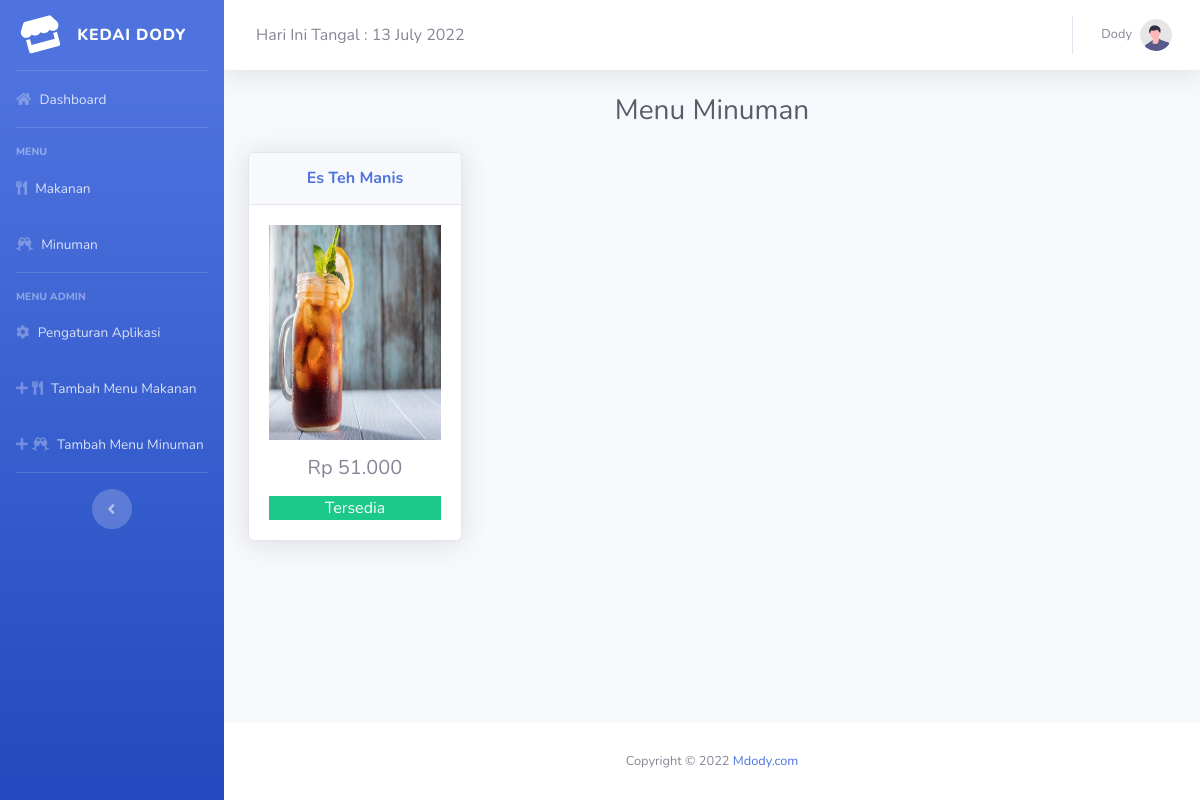
/menu-minuman.php (signed in), run on the app's committed database.
### tables this page shows
CREATE TABLE `pengaturan` (
  `id_pengaturan` int(2) NOT NULL,
  `nama_kedai` varchar(50) NOT NULL
);

CREATE TABLE `pengguna` (
  `id_pengguna` int(2) NOT NULL,
  `username` varchar(12) NOT NULL,
  `password` varchar(32) NOT NULL,
  `nama` varchar(20) NOT NULL
);

CREATE TABLE `menu_minuman` (
  `id_minuman` int(3) NOT NULL,
  `nama_minuman` varchar(50) NOT NULL,
  `harga_minuman` int(9) NOT NULL,
  `status_minuman` varchar(14) NOT NULL,
  `nama_gambar_minuman` varchar(50) NOT NULL
);

### functions.php (called while the page is built, shortened)
<?php
require('config.php');
$ambil_id_user = isset($_SESSION['login']);
$get_table_data_user = mysqli_query($conn, "SELECT * FROM pengguna WHERE id_pengguna='$ambil_id_user'");
$get_field_data_user = mysqli_fetch_assoc($get_table_data_user);
$get_table_menu_minuman = mysqli_query($conn, "SELECT * FROM menu_minuman");
$get_table_pengaturan = mysqli_query($conn, "SELECT * FROM pengaturan");
$get_field_pengaturan = mysqli_fetch_assoc($get_table_pengaturan);

### menu-minuman.php (the view, shortened to what this page needs)
<?php
require('functions.php');
?>
<!DOCTYPE html>
<html lang="en">
<head>
    <link href="vendor/fontawesome-free/css/all.min.css" rel="stylesheet" type="text/css">
    <link href="css/sb-admin-2.min.css" rel="stylesheet">
</head>
<body id="page-top">
    <div id="wrapper">
        <?php include('template/sidebar.php'); ?>
        <div id="content-wrapper" class="d-flex flex-column">
            <div id="content">
                <?php include('template/topbar.php'); ?>
                <div class="container-fluid">
                    <h1 class="h3 mb-4 text-gray-800 text-center">Menu Minuman</h1>
                    <div class="row">
                        <?php foreach ($get_table_menu_minuman as $row_data_minuman) { ?>
                            <div class="col-lg-3 col-md-3">
                                <div class="card shadow mb-4">
                                    <div class="card-header py-3">
                                        <h6 class="m-0 font-weight-bold text-primary text-center"><?php echo $row_data_minuman['nama_minuman']; ?></h6>
                                    </div>
                                    <div class="card-body">
                                        <img width="382px" height="215px" style="width: 100% ;" src="img/menu/minuman/<?php echo $row_data_minuman['nama_gambar_minuman']; ?>">
                                        <h5 class="text-center mt-3 mb-0"><?php echo "Rp " . number_format($row_data_minuman['harga_minuman'], 0, ",", "."); ?></h5>
                                        <?php if ($row_data_minuman['status_minuman'] == "Tersedia") { ?>
                                            <p class="text-center mt-3 mb-0 bg-success text-white"><?php echo $row_data_minuman['status_minuman']; ?></p>
                                        <?php } else { ?>
                                            <p class="text-center mt-3 mb-0 bg-danger text-white"><?php echo $row_data_minuman['status_minuman']; ?></p>
                                        <?php } ?>
                                    </div>
                                </div>
                            </div>
                        <?php } ?>
                    </div>
                </div>
            </div>
            <?php include('template/footer.php'); ?>
</body>
</html>

### template/sidebar.php
<ul class="navbar-nav bg-gradient-primary sidebar sidebar-dark accordion" id="accordionSidebar">
    <a class="sidebar-brand d-flex align-items-center justify-content-center" href="index.php">
        <div class="sidebar-brand-icon rotate-n-15">
            <i class="fas fa-store"></i>
        </div>
        <div class="sidebar-brand-text mx-3"><?php echo $get_field_pengaturan['nama_kedai']; ?></div>
    </a>
    <hr class="sidebar-divider my-0">
    <li class="nav-item">
        <a class="nav-link" href="index.php">
            <i class="fas fa-home"></i>
            <span>Dashboard</span></a>
    </li>
    <hr class="sidebar-divider">
    <div class="sidebar-heading">
        Menu
    </div>
    <li class="nav-item">
        <a class="nav-link" href="menu-makanan.php">
            <i class="fas fa-utensils"></i>
            <span>Makanan</span></a>
    </li>
    <li class="nav-item">
        <a class="nav-link" href="menu-minuman.php">
            <i class="fas fa-glass-cheers"></i>
            <span>Minuman</span></a>
    </li>
    <hr class="sidebar-divider">
    <?php
    if (isset($_SESSION['login'])) {
    ?>
        <div class="sidebar-heading">
            Menu Admin
        </div>
        <li class="nav-item">
            <a class="nav-link" href="pengaturan.php">
                <i class="fas fa-cog"></i>
                <span>Pengaturan Aplikasi</span></a>
        </li>
        <li class="nav-item">
            <a class="nav-link" href="tambah-makanan.php">
                <i class="fas fa-plus"></i><i class="fas fa-utensils"></i>
                <span>Tambah Menu Makanan</span></a>
        </li>
        <li class="nav-item">
            <a class="nav-link" href="tambah-minuman.php">
                <i class="fas fa-plus"></i><i class="fas fa-glass-cheers"></i>
                <span>Tambah Menu Minuman</span></a>
        </li>
        <hr class="sidebar-divider d-none d-md-block">
    <?php } ?>
    <div class="text-center d-none d-md-inline">
        <button class="rounded-circle border-0" id="sidebarToggle"></button>
    </div>
</ul>

### template/topbar.php (shortened to what this page needs)
<nav class="navbar navbar-expand navbar-light bg-white topbar mb-4 static-top shadow">
    <div class="d-none d-sm-inline-block form-inline mr-auto ml-md-3 my-2 my-md-0 mw-100">
        Hari Ini Tangal : <?php echo date('d F Y'); ?>
    </div>
    <ul class="navbar-nav ml-auto">
        <?php
        if (isset($_SESSION['login'])) {
        ?>
            <li class="nav-item dropdown no-arrow">
                <a class="nav-link dropdown-toggle" href="#" id="userDropdown" role="button" data-toggle="dropdown" aria-haspopup="true" aria-expanded="false">
                    <span class="mr-2 d-none d-lg-inline text-gray-600 small"><?php echo $get_field_data_user['nama']; ?></span>
                    <img class="img-profile rounded-circle" src="img/undraw_profile.svg">
                </a>
            </li>
        <?php } ?>
    </ul>
</nav>

### data on the page
pengaturan: nama_kedai "KEDAI DODY"
pengguna: nama "Dody"
menu_minuman: nama_minuman "Es Teh Manis", nama_gambar_minuman (picture), harga_minuman "51.000", status_minuman "Tersedia"
